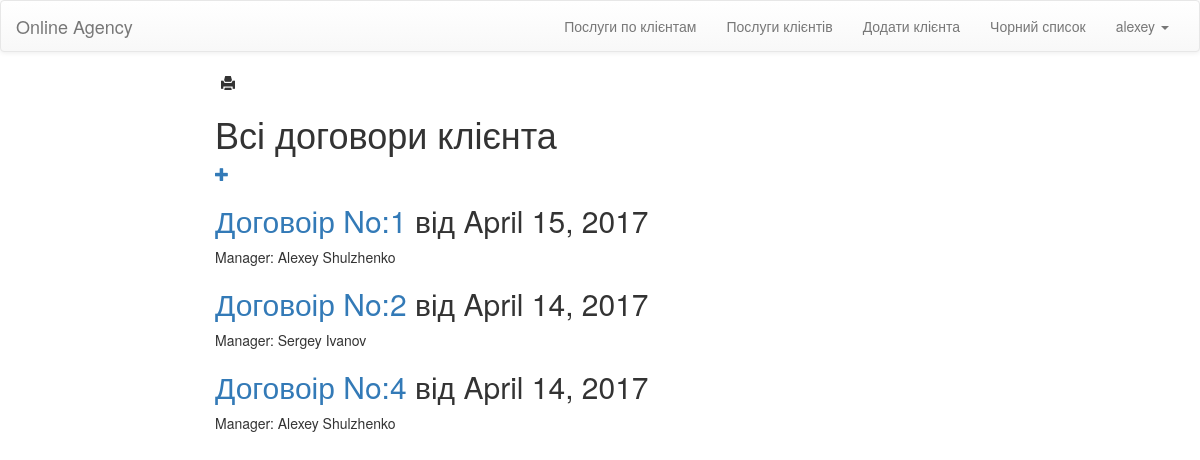
/contracts/list/1/ (signed in), run on the app's committed database.
### OnlineAgecy/models.py (models this page shows, shortened)
class MyUser(AbstractUser):
    client_id = models.ForeignKey(Client, null=True)

class Contract(models.Model):
    id = models.AutoField(primary_key=True)
    Date = models.DateField(max_length=100)
    Start_date = models.DateField( max_length=100)
    End_date = models.DateField(max_length=100)
    Manager_id = models.ForeignKey(Manager)
    Brief_id = models.ForeignKey(Brief)
    Client_id = models.ForeignKey(Client)
    Services = models.ManyToManyField(Service)

class Manager(models.Model):
    id = models.AutoField(primary_key=True)
    Name = models.CharField(max_length=40)
    Birthday_date = models.DateField(max_length=100)
    Position = models.CharField(max_length=40, default='Intern')
    def __str__(self):
        return self.Name

### OnlineAgecy/views.py (the view)
# urls.py: url(r'^contracts/list/(?P<id>\d+)/$', views.all_clients_contracts, name='all_clients_contracts'),
@login_required(login_url="login/")
def all_clients_contracts(request, id):
	items = Contract.objects.raw('SELECT * FROM OnlineAgecy_contract WHERE Client_id_id =' + id)
	return render(request, "clients/allUserContracts.html", {'items': items})

### templates/clients/allUserContracts.html (shortened to what this page needs)
{% extends 'layouts/base.html' %}
{% block content %}
    <div class="col-lg-8 col-lg-offset-2 col-md-8 col-md-offset-2">
        <span>
            <button onclick="myFunction()" class="print">
                <span class="glyphicon glyphicon glyphicon-print"></span>
            </button>
        </span>
        <h1> Всі договори клієнта </h1><a href="{% url 'contract_new' %}" class="top-menu"><span class="glyphicon glyphicon-plus"></span></a>
        {% for item in items %}
            <h2><a href="{%  url 'contract_detail' item.id %}">Договоір No:{{item.id}}</a> від {{ item.Date }}</h2>
            <p>Manager: {{item.Manager_id}}</p>
        {% endfor %}
    </div>
{% endblock %}

### templates/layouts/base.html (shortened to what this page needs)
	{% load staticfiles %}
	<!DOCTYPE html>
	<html>
	<head>
        <link rel="stylesheet" href="{% static 'css/main.css' %}">
	    <link rel="stylesheet" href="//maxcdn.bootstrapcdn.com/bootstrap/3.2.0/css/bootstrap.min.css">
        <link rel="stylesheet" href="//maxcdn.bootstrapcdn.com/bootstrap/3.2.0/css/bootstrap-theme.min.css">
        <link rel="stylesheet" href="https://cdnjs.cloudflare.com/ajax/libs/bootstrap-datetimepicker/4.17.37/css/bootstrap-datetimepicker.min.css" />
    </head>
	<body>
	<nav class="navbar navbar-default">
	  <div class="container-fluid">
	    <div class="navbar-header">
	      <a class="navbar-brand" href="/">Online Agency</a>
	    </div>
	    <div class="collapse navbar-collapse" id="bs-example-navbar-collapse-1">
	      <ul class="nav navbar-nav navbar-right">
              {% for group in user.groups.all %}
                {% if group.name == 'manager' %}
                  <li><a href="{% url 'contracts_services'  %} ">Послуги по клієнтам</a></li>
                  <li><a href="{% url 'clients_services_count'  %} ">Послуги клієнтів</a></li>
                  <li><a href="{% url 'client_new'  %} ">Додати клієнта</a></li>
                  <li><a href="{% url 'fresh_clients' %} ">Чорний список</a></li>
                {% endif %}
              {% endfor %}
	        <li class="dropdown">
	          <a href="#" class="dropdown-toggle" data-toggle="dropdown" role="button" aria-expanded="false">{{ request.user.username }} <span class="caret"></span></a>
	        </li>
	      </ul>
	    </div>
	  </div>
	</nav>
    {% block content %}
    {% endblock %}
	</body>
	</html>

### static/css/main.css (style rules this page uses)
.print { background-color:#FFFFFF; border: none; }

### data on the page
MyUser: user.username "alexey"
Contract: id "1", Date "April 15, 2017", Manager_id "Alexey Shulzhenko"
Contract: id "2", Date "April 14, 2017", Manager_id "Sergey Ivanov"
Contract: id "4", Date "April 14, 2017", Manager_id "Alexey Shulzhenko"
